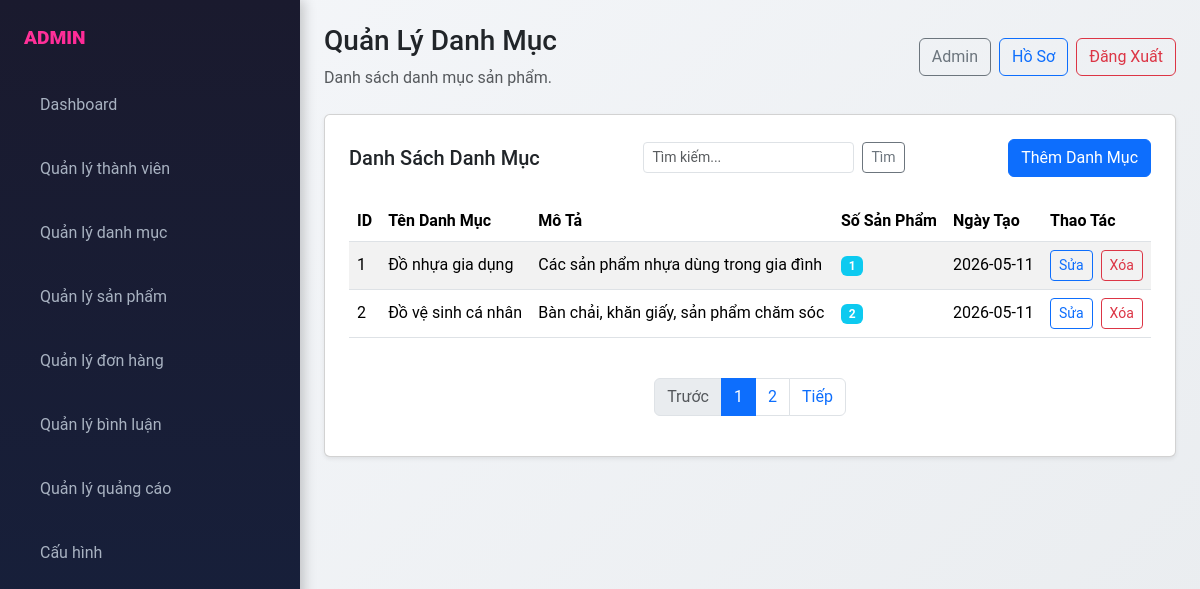
Before: /admin/index.php?page_layout=category (signed in) with the older database file.
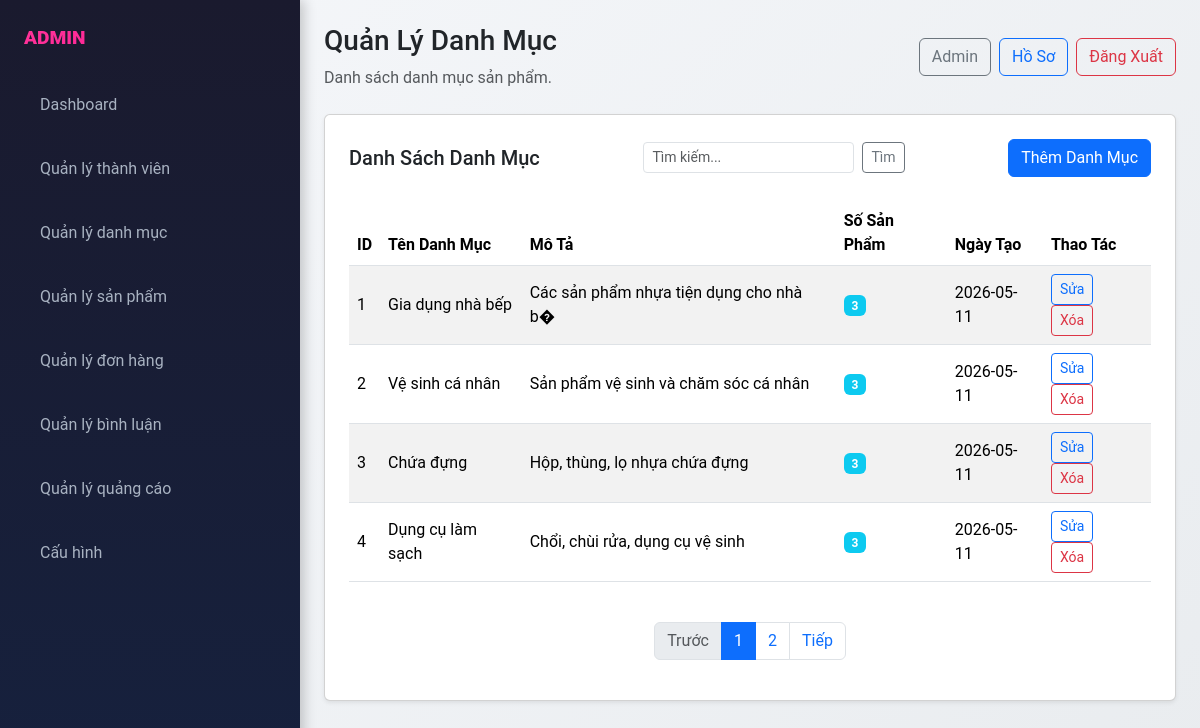
After: the same page with the newer database file.
### tables this page shows
CREATE TABLE categories (
    id INT AUTO_INCREMENT PRIMARY KEY,
    name VARCHAR(100) NOT NULL,
    description TEXT,
    created_at TIMESTAMP DEFAULT CURRENT_TIMESTAMP
);

### admin/modules/categories/category.php (the view, shortened to what this page needs)
<?php
require_once __DIR__ . '/../../../config/database.php';
$search = isset($_GET['q']) ? trim($_GET['q']) : '';
$where = '';
$sql = "SELECT c.id, c.name, c.description, c.created_at, COUNT(p.id) as product_count
        FROM categories c
        LEFT JOIN products p ON c.id = p.category_id
        $where
        GROUP BY c.id
        ORDER BY c.created_at DESC";
$result = mysqli_query($conn, $sql);
?>
                <div class="card shadow-sm p-4">
                    <div class="d-flex justify-content-between align-items-center mb-4">
                        <h2 class="h5 mb-0">Danh Sách Danh Mục</h2>
                        <a>
                            <form class="d-flex" role="search" method="GET" action="index.php">
                                <input class="form-control form-control-sm me-2" type="search" name="q" value="<?php echo htmlspecialchars($search); ?>" placeholder="Tìm kiếm..." aria-label="Search">
                                <button class="btn btn-sm btn-outline-secondary" type="submit">Tìm</button>
                            </form>
                        </a>
                        <a href="index.php?page_layout=add_category" class="btn btn-primary">Thêm Danh Mục</a>
                    </div>
                    <div class="table-responsive">
                        <table class="table table-striped align-middle">
                            <thead>
                                <tr>
                                    <th>ID</th>
                                    <th>Tên Danh Mục</th>
                                    <th>Mô Tả</th>
                                    <th>Số Sản Phẩm</th>
                                    <th>Ngày Tạo</th>
                                    <th>Thao Tác</th>
                                </tr>
                            </thead>
                            <tbody>
                                <?php if ($result && mysqli_num_rows($result) > 0): ?>
                                    <?php while ($row = mysqli_fetch_assoc($result)): ?>
                                        <tr>
                                            <td><?php echo $row['id']; ?></td>
                                            <td><?php echo htmlspecialchars($row['name']); ?></td>
                                            <td><?php echo htmlspecialchars(substr($row['description'] ?? '', 0, 50)); ?></td>
                                            <td><span class="badge bg-info"><?php echo $row['product_count']; ?></span></td>
                                            <td><?php echo date('Y-m-d', strtotime($row['created_at'])); ?></td>
                                            <td>
                                                <a href="index.php?page_layout=edit_category&id=<?php echo $row['id']; ?>" class="btn btn-sm btn-outline-primary me-1">Sửa</a>
                                                <form method="POST" style="display: inline;">
                                                    <button type="submit" class="btn btn-sm btn-outline-danger" onclick="return confirm('Bạn có chắc muốn xóa danh mục này?')">Xóa</button>
                                                </form>
                                            </td>
                                        </tr>
                                    <?php endwhile; ?>
                                <?php else: ?>
                                    <tr>
                                        <td colspan="6" class="text-center text-muted">Không tìm thấy danh mục nào.</td>
                                    </tr>
                                <?php endif; ?>
                        </table>
                    </div>
                    <nav aria-label="Page navigation" class="mt-4">
                        <ul class="pagination justify-content-center">
                            <li class="page-item disabled">
                                <a class="page-link" href="#" tabindex="-1">Trước</a>
                            </li>
                            <li class="page-item active"><a class="page-link" href="#">1</a></li>
                            <li class="page-item"><a class="page-link" href="#">2</a></li>
                            <li class="page-item">
                                <a class="page-link" href="#">Tiếp</a>
                            </li>
                        </ul>
                    </nav>
                </div>

Changed rows visible on the page:
changed categories id 1: name "Đồ nhựa gia dụng" → "Gia dụng nhà bếp"; description "Các sản phẩm nhựa dùng trong gia đình" → "Các sản phẩm nhựa tiện dụng cho nhà b�"; product_count "1" → "3"
changed categories id 2: name "Đồ vệ sinh cá nhân" → "Vệ sinh cá nhân"; description "Bàn chải, khăn giấy, sản phẩm chăm sóc" → "Sản phẩm vệ sinh và chăm sóc cá nhân"; product_count "2" → "3"
added categories: id "3", name "Chứa đựng", description "Hộp, thùng, lọ nhựa chứa đựng", product_count "3", created_at "2026-05-11"
added categories: id "4", name "Dụng cụ làm sạch", description "Chổi, chùi rửa, dụng cụ vệ sinh", product_count "3", created_at "2026-05-11"
